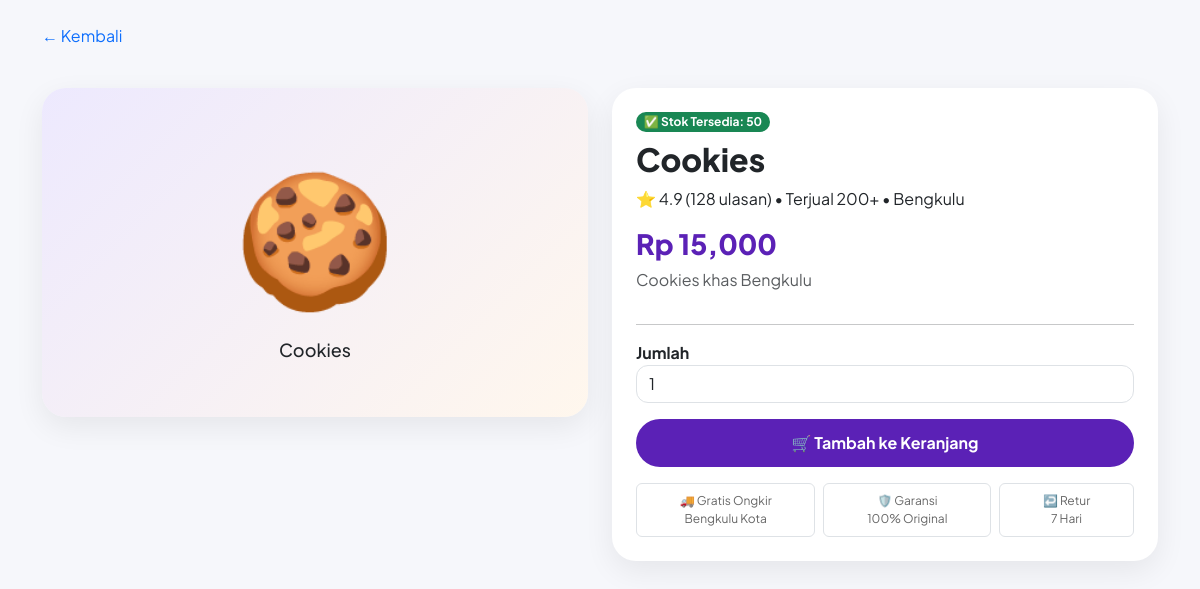
Screenshot of /detail.php?id=1 with the database file from the repository.
### tables this page shows
CREATE TABLE `produk` (
  `id` int(11) NOT NULL,
  `penjual_id` int(11) DEFAULT NULL,
  `kategori_id` int(11) DEFAULT NULL,
  `nama` varchar(150) DEFAULT NULL,
  `deskripsi` text DEFAULT NULL,
  `harga` decimal(12,2) DEFAULT NULL,
  `stok` int(11) DEFAULT NULL,
  `gambar` varchar(255) DEFAULT NULL
);

### detail.php (the view, shortened to what this page needs)
<?php include 'config.php'; $id=$_GET['id']; $p=$conn->query("SELECT * FROM produk WHERE id=$id")->fetch_assoc();
$emoji = ($p['kategori_id']==1?'🍪':($p['kategori_id']==2?'🧶':'👕')); ?>
<!DOCTYPE html><html><head>
<link href="https://cdn.jsdelivr.net/npm/bootstrap@5.3.0/dist/css/bootstrap.min.css" rel="stylesheet">
</head><body>
<div class="container mt-4">
<a href="index.php" class="text-decoration-none">← Kembali</a>
<div class="row mt-3 g-4">
<div class="col-md-6"><div class="card p-5 text-center" style="font-size:130px;background:linear-gradient(135deg,#ede9fe,#fff7ed)"><?= $emoji ?><h4 class="mt-2" style="font-size:18px"><?= $p['nama'] ?></h4></div></div>
<div class="col-md-6"><div class="card p-4">
<span class="badge bg-success rounded-pill" style="width:fit-content">✅ Stok Tersedia: <?= $p['stok'] ?></span>
<h2 class="mt-2" style="font-weight:800"><?= $p['nama'] ?></h2>
<p>⭐ 4.9 (128 ulasan) • Terjual 200+ • Bengkulu</p>
<h3 style="font-weight:800;color:#5b21b6">Rp <?= number_format($p['harga']) ?></h3>
<p class="text-muted"><?= $p['deskripsi'] ?></p>
<hr>
<form action="keranjang.php" method="POST">
<label class="fw-bold">Jumlah</label>
<input type="number" name="jumlah" value="1" min="1" max="<?= $p['stok'] ?>" class="form-control mb-3" style="border-radius:12px">
<button class="btn-beli">🛒 Tambah ke Keranjang</button>
</form>
<div class="d-flex gap-2 mt-3 text-center" style="font-size:12px;color:#666"><span class="flex-fill border rounded p-2">🚚 Gratis Ongkir<br>Bengkulu Kota</span><span class="flex-fill border rounded p-2">🛡️ Garansi<br>100% Original</span><span class="flex-fill border rounded p-2">↩️ Retur<br>7 Hari</span></div>
</div></div>
</div></div></body></html>

### detail.php (style rules this page uses)
body { font-family:'Plus Jakarta Sans',sans-serif;background:#f6f7fb }
.card { border:none;border-radius:24px;box-shadow:0 10px 30px rgba(0,0,0,.07) }
.btn-beli { background:#5b21b6;color:#fff;border-radius:999px;padding:12px;font-weight:700;width:100%;border:none }

### rows the page displays
produk: kategori "🍪", nama "Cookies", stok "50", harga "15,000", deskripsi "Cookies khas Bengkulu"
